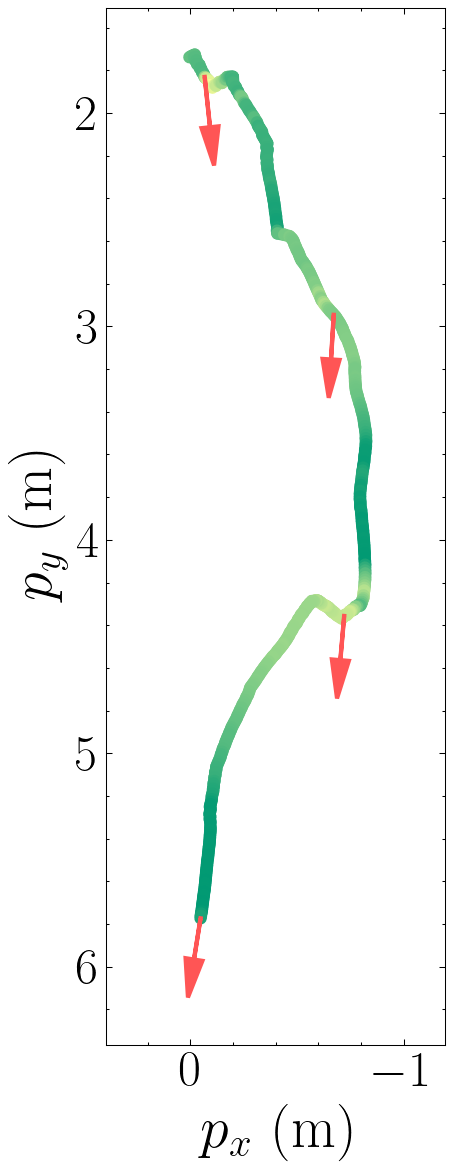

Python code for this plot:
#!/usr/bin/env python3
"""
trajectory_2d.py

Read the same bag as overlay_rviz.py and draw a *2D top-down* (x-y) trajectory
of mr_pinchy/base_link_ekf in the `map` frame with matplotlib (no RViz).

On top of the path we stamp commanded-velocity arrows: at a few bag-relative
times we pick the nearest /mr_pinchy/cmd_vel_ref (a TwistStamped in the robot's
base_link_ekf_flu body frame), rotate its linear velocity into `map`, and draw
it as an arrow rooted at the robot's position at that moment.

The path itself is colored as a *heatmap* of how much the CBF safety filter
modified the command: at every trajectory point we take the linear-velocity
difference ‖cmd_vel − cmd_vel_ref‖ (filtered minus reference), so hot/opaque
stretches are where the safety filter intervened hardest.

Frames:
    odom (/mocap/mr_pinchy/odom_ekf) lives in `mocap`; we reproject the path
    into `map` via the bag's TF tree (mocap -> map). cmd_vel_ref lives in
    `mr_pinchy/base_link_ekf_flu`; we rotate it (rotation only, it's a velocity)
    into `map` via the TF at that timestamp.

Run (needs a sourced ROS2 humble env with rosbag2_py + tf2):
    python3 trajectory_2d.py
"""

import math
import numpy as np
import matplotlib
matplotlib.use("Agg")          # write a PNG without needing a display
import matplotlib.pyplot as plt
import scienceplots  # noqa: F401
plt.style.use('science')

# ============================ CONFIG — edit these ============================
ROSBAG_PATH   = "/home/shaohang/workspace/underwater_ws/data_rosbag/cut.mcap"
ODOM_TOPIC    = "/mocap/mr_pinchy/odom_ekf"
CMD_REF_TOPIC = "/mr_pinchy/cmd_vel_ref"   # reference command (arrows come from this)
CMD_FILT_TOPIC = "/mr_pinchy/cmd_vel"      # CBF-filtered command actually sent
MAP_FRAME     = "map"

TRAJ_STRIDE = 5            # keep every Nth odom sample (downsample the line)

# Bag-relative times (s after the first odom sample) to stamp a cmd_vel arrow.
# These match video_overlay.py FRAME_TIMES so the arrows line up with the ghosts.
ARROW_TIMES = [4.0, 12.0, 20.0, 31.0]   # 31s ~ last cmd_vel_ref sample
TRAJ_START  = 3.0                        # bag-relative start time of the plotted path

ARROW_SCALE = 2.0         # metres of arrow drawn per (m/s) of commanded speed
OUT_IMAGE   = "/home/shaohang/workspace/underwater_ws/src/mr_pinchy/mr_pinchy_interface/mr_pinchy_interface/image_edit/trajectory_2d.svg"
# ===========================================================================


def quat_rotate(q, v):
    """Rotate vector v=(x,y,z) by quaternion q=(x,y,z,w)."""
    x, y, z, w = q
    vx, vy, vz = v
    # t = 2 * cross(q_xyz, v)
    tx = 2.0 * (y * vz - z * vy)
    ty = 2.0 * (z * vx - x * vz)
    tz = 2.0 * (x * vy - y * vx)
    # v' = v + w*t + cross(q_xyz, t)
    rx = vx + w * tx + (y * tz - z * ty)
    ry = vy + w * ty + (z * tx - x * tz)
    rz = vz + w * tz + (x * ty - y * tx)
    return rx, ry, rz


def _nearest(times, t):
    """Index of the entry in sorted array `times` closest to scalar `t`."""
    j = int(np.searchsorted(times, t))
    j = min(max(j, 1), len(times) - 1)
    return j - 1 if (t - times[j - 1]) <= (times[j] - t) else j


def read_bag():
    """Return (traj_xy [Nx2 map], arrows [(t,(x,y),(vx,vy),speed)...], mod [N]).

    `mod[i]` is ‖cmd_vel − cmd_vel_ref‖ (linear, m/s) at trajectory point i —
    how much the CBF safety filter changed the command there.
    """
    from rosbag2_py import SequentialReader, StorageOptions, ConverterOptions
    from rclpy.serialization import deserialize_message
    from rosidl_runtime_py.utilities import get_message
    from tf2_msgs.msg import TFMessage
    from geometry_msgs.msg import PointStamped
    from tf2_geometry_msgs import do_transform_point
    import tf2_ros
    import rclpy.time
    from rclpy.duration import Duration

    reader = SequentialReader()
    reader.open(StorageOptions(uri=ROSBAG_PATH, storage_id="mcap"),
                ConverterOptions("", ""))
    types = {t.name: t.type for t in reader.get_all_topics_and_types()}
    odom_msg = get_message(types[ODOM_TOPIC])
    cmd_msg  = get_message(types[CMD_REF_TOPIC])

    # big cache so no transform from the 33 s bag gets evicted before lookups
    buf = tf2_ros.Buffer(cache_time=Duration(seconds=120))
    odoms, refs, filts, i = [], [], [], 0
    while reader.has_next():
        tname, data, _ = reader.read_next()
        if tname in ("/tf", "/tf_static"):
            for tr in deserialize_message(data, TFMessage).transforms:
                if tname == "/tf_static":
                    buf.set_transform_static(tr, "bag")
                else:
                    buf.set_transform(tr, "bag")
        elif tname == ODOM_TOPIC:
            if i % TRAJ_STRIDE == 0:
                m = deserialize_message(data, odom_msg)
                t = m.header.stamp.sec + m.header.stamp.nanosec * 1e-9
                odoms.append((t, m.header, m.pose.pose.position))
            i += 1
        elif tname == CMD_REF_TOPIC:
            m = deserialize_message(data, cmd_msg)
            t = m.header.stamp.sec + m.header.stamp.nanosec * 1e-9
            refs.append((t, m.header.frame_id, m.twist.linear))
        elif tname == CMD_FILT_TOPIC:
            m = deserialize_message(data, cmd_msg)
            t = m.header.stamp.sec + m.header.stamp.nanosec * 1e-9
            filts.append((t, m.twist.linear))

    if not odoms:
        raise RuntimeError("no odom samples in bag")
    t0 = odoms[0][0]

    # cmd_vel_ref stops ~2 s before the bag ends; truncate the trajectory to the
    # last reference timestamp so the path doesn't run past where we have a
    # commanded reference to compare against.
    t_end = max(r[0] for r in refs)
    odoms = [o for o in odoms if t0 + TRAJ_START <= o[0] <= t_end]

    def to_map_point(header, p):
        ps = PointStamped()
        ps.header = header
        ps.point.x, ps.point.y, ps.point.z = p.x, p.y, p.z
        try:
            tf = buf.lookup_transform(MAP_FRAME, header.frame_id,
                                      rclpy.time.Time.from_msg(header.stamp))
        except Exception:
            tf = buf.lookup_transform(MAP_FRAME, header.frame_id, rclpy.time.Time())
        q = do_transform_point(ps, tf).point
        return q.x, q.y

    traj = np.array([to_map_point(h, p) for _, h, p in odoms])

    # --- per-point CBF modification magnitude: ‖filtered - reference‖ (linear) ---
    ref_t = np.array([r[0] for r in refs])
    ref_v = np.array([[r[2].x, r[2].y, r[2].z] for r in refs])
    flt_t = np.array([f[0] for f in filts])
    flt_v = np.array([[f[1].x, f[1].y, f[1].z] for f in filts])
    mod = np.array([
        np.linalg.norm(flt_v[_nearest(flt_t, ot)] - ref_v[_nearest(ref_t, ot)])
        for ot, _, _ in odoms])

    # one cmd_vel_ref arrow per requested bag-relative time. Skip the trailing
    # zero "stop" command (cmd_vel_ref ends ~31s with a 0 vector) so the t=33
    # arrow shows the last real heading instead of vanishing.
    ref_spd = np.linalg.norm(ref_v, axis=1)
    moving = np.where(ref_spd > 0.02)[0]
    arrows = []
    for rel in ARROW_TIMES:
        target = t0 + rel
        oj = min(range(len(odoms)), key=lambda j: abs(odoms[j][0] - target))
        px, py = traj[oj]
        cj = int(moving[_nearest(ref_t[moving], target)])
        cstamp, cframe, lin = refs[cj]
        # rotate the body-frame velocity into map (rotation only)
        try:
            tf = buf.lookup_transform(
                MAP_FRAME, cframe,
                rclpy.time.Time(nanoseconds=int(cstamp * 1e9)))
        except Exception:
            tf = buf.lookup_transform(MAP_FRAME, cframe, rclpy.time.Time())
        r = tf.transform.rotation
        vx, vy, vz = quat_rotate((r.x, r.y, r.z, r.w),
                                 (lin.x, lin.y, lin.z))
        speed = math.sqrt(lin.x**2 + lin.y**2 + lin.z**2)
        arrows.append((rel, (px, py), (vx, vy), speed))
    return traj, arrows, mod


TRAJ_THICK  = 6.0
ARROW_COLOR = (1.0, 0.333, 0.333)                 # dark, same for all arrows
# yellow-ish ramp with strong contrast: deep amber = no modification ->
# near-white pale yellow = max modification
HEAT_LOW    = (0.0, 0.6, 0.45)                      # normal trajectory (teal-green)
HEAT_HIGH   = (1.0, 0.78, 0.0)                      # max modification (yellow #ffff00)
HEAT_GAMMA  = 0.6                                       # <1 spreads the clustered low values


def plot(traj, arrows, mod):
    from matplotlib.collections import LineCollection
    from matplotlib.colors import PowerNorm, LinearSegmentedColormap
    from matplotlib.cm import ScalarMappable

    cmap = LinearSegmentedColormap.from_list("cbf_mod", [HEAT_LOW, HEAT_HIGH])

    # size the figure to the trajectory's aspect ratio so it isn't letterboxed
    xspan = traj[:, 0].max() - traj[:, 0].min()
    yspan = traj[:, 1].max() - traj[:, 1].min()
    base, pad = 8.0, 1.15
    if yspan >= xspan:
        figsize = (base * max(xspan / yspan, 0.35) * pad, base)
    else:
        figsize = (base, base * max(yspan / xspan, 0.35) * pad)

    fig, ax = plt.subplots(figsize=figsize)

    # trajectory colored by CBF modification: dark where unmodified, light where
    # the safety filter changed the command the most.
    segs = np.stack([traj[:-1], traj[1:]], axis=1)
    segval = 0.5 * (mod[:-1] + mod[1:])
    vmax = float(mod.max()) or 1.0
    norm = PowerNorm(HEAT_GAMMA, vmin=0.0, vmax=vmax)
    lc = LineCollection(segs, cmap=cmap, norm=norm, linewidths=TRAJ_THICK,
                        capstyle="round", zorder=2)
    lc.set_array(segval)
    ax.add_collection(lc)

    for rel, (px, py), (vx, vy), speed in arrows:
        if speed > 1e-3:        # no dots; just the reference-velocity arrows
            ax.arrow(px, py, vx * ARROW_SCALE, vy * ARROW_SCALE,
                     head_width=0.08, head_length=0.18,
                     fc=ARROW_COLOR, ec=ARROW_COLOR,
                     length_includes_head=True, lw=2.0, zorder=6)

    # cbar = fig.colorbar(ScalarMappable(norm=norm, cmap=cmap),
    #                     ax=ax, fraction=0.046, pad=0.04)
    # cbar.set_label("CBF modification  ‖cmd_vel − cmd_vel_ref‖  [m/s]")

    ax.set_xlabel("$p_x$ (m)", fontsize=28)
    ax.set_ylabel("$p_y$ (m)", fontsize=28)
    ax.tick_params(axis="both", which="major", labelsize=24)
    ax.set_aspect("equal", adjustable="datalim")
    ax.autoscale_view()
    # rotate the plot 180 deg about its center (flip both axes), labels stay upright
    ax.invert_xaxis()
    ax.invert_yaxis()
    # ax.grid(True, ls=":", alpha=0.5)
    fig.tight_layout()
    fig.savefig(OUT_IMAGE, dpi=150)
    print(f"Wrote {OUT_IMAGE}")
    print(f"Arrow scale: {ARROW_SCALE} m drawn per 1 m/s commanded")


def main():
    traj, arrows, mod = read_bag()
    print(f"Loaded {len(traj)} trajectory points in '{MAP_FRAME}' frame")
    print(f"CBF modification ‖cmd_vel-cmd_vel_ref‖: "
          f"max={mod.max():.3f}  mean={mod.mean():.3f} m/s")
    for rel, (px, py), (vx, vy), speed in arrows:
        print(f"  t={rel:5.1f}s  pos=({px:.2f},{py:.2f})  "
              f"v_map=({vx:.3f},{vy:.3f})  |v|={speed:.3f} m/s")
    plot(traj, arrows, mod)


if __name__ == "__main__":
    main()
